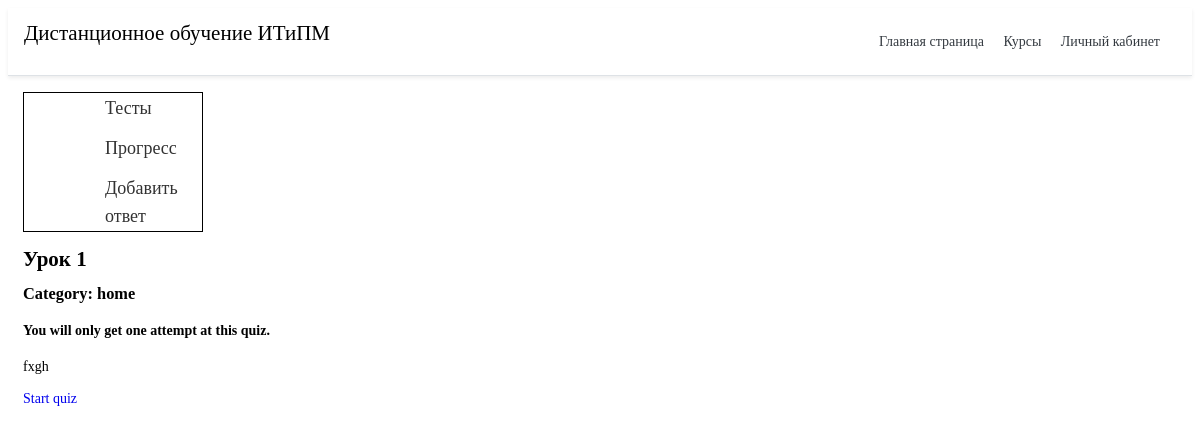
/test/1/ (signed in), run on an earlier commit of the app's database.
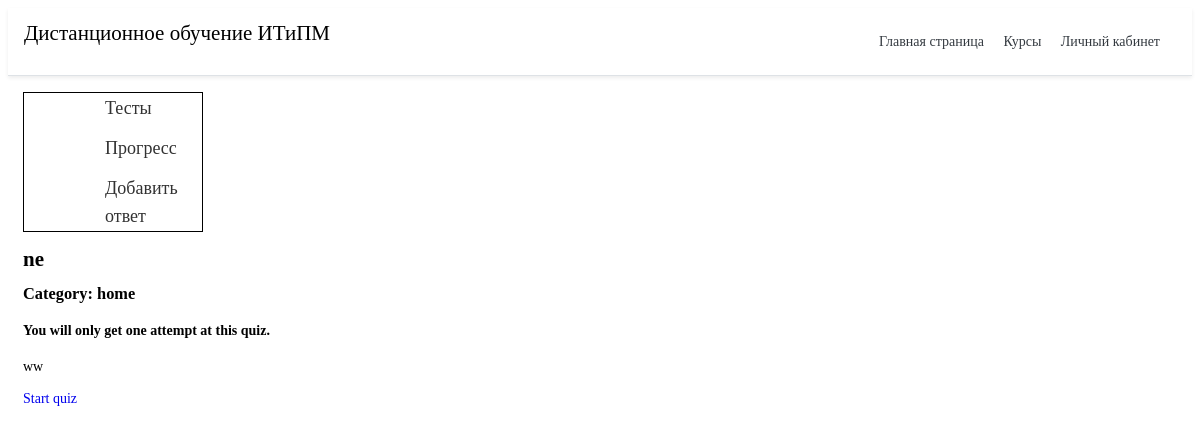
And on a later commit of the database.
### quiz/models.py (models this page shows, shortened)
class Quiz(models.Model):
    title = models.CharField(
        verbose_name=_("Название"),
        max_length=60, blank=False)
    description = models.TextField(
        verbose_name=_("Описание"),
        blank=True, help_text=_("a description of the quiz"))
    url = models.SlugField(
        max_length=60, blank = False,
        help_text=_("Введите ссылку"),
        verbose_name=_("Ссылка теста")
    )
    category = models.ForeignKey(
        Category, null=True, blank=True,
        verbose_name=_("Категория"), on_delete=models.CASCADE)
    random_order = models.BooleanField(
        blank=False, default=False,
        verbose_name=_("Перемешать вопросы"))
    max_questions = models.PositiveIntegerField(
        blank=True, null=True, verbose_name=_("Количество вопросов"),
        help_text=_("Количество вопросов, на которые ужно ответить при каждой попытке."))
    answers_at_end = models.BooleanField(
        blank=False, default=False,
        help_text=_("Правильный ответ не отображается после вопроса."
                    " Ответы отображаются в конце."),
        verbose_name=_("Ответы отображаются в конце"))
    exam_paper = models.BooleanField(
        blank=False, default=False,
        help_text=_("Если да, то результат каждой попытки"
                    " пользователя будет сохранен. Необходимо для маркировки."),
        verbose_name=_("Экзамен"))
    single_attempt = models.BooleanField(
        blank=False, default=False,
        help_text=_("Если включенно, то можно пройти только одну попытку"),
        verbose_name=_("Одна попытка")
    )
    pass_mark = models.SmallIntegerField(
        blank=True, default=0,
        verbose_name=_("Минимальный процент"),
        help_text=_("Процент для минимального прохождения теста."),
        validators=[MaxValueValidator(100)])
    success_text = models.TextField(
        blank=True, help_text=_("При неправельном прохождение теста"),
        verbose_name=_("Отображается, если пользователь"
                       " проходит тест")
    )
    fail_text = models.TextField(
        verbose_name=_("При неправельном прохождение теста"),
        blank=True,
        help_text=_("Отображается, если пользователь"
                    "не проходит тест.")
    )
    draft = models.BooleanField(
        blank=True, default=False,
        verbose_name=_("Проект"),
        help_text=_("Если да, то тест не отображается"
                    "в списке викторин и может быть только"
                    "взято пользователями, которые могут редактировать тест."))
    class Meta:
        verbose_name = _("Тест")
        verbose_name_plural = _("Тесты")

class Category(models.Model):
    category = models.CharField(
        verbose_name=_("Category"),
        max_length=250, blank=True,
        unique=True, null=True)
    objects = CategoryManager()
    class Meta:
        verbose_name = _("Категория")
        verbose_name_plural = _("Категории")
    def __str__(self):
        return self.category

### quiz/views.py (the view)
class QuizDetailView(DetailView):
    model = Quiz
    slug_field = 'url'
    def get(self, request, *args, **kwargs):
        self.object = self.get_object()
        if self.object.draft and not request.user.has_perm('quiz.change_quiz'):
            raise PermissionDenied
        context = self.get_context_data(object=self.object)
        return self.render_to_response(context)

### quiz/templates/quiz/quiz_detail.html (shortened to what this page needs)
{% extends 'main/base.html' %}
{% load i18n %}
{% block content %}
<div class="menu_gl">
	<ul class="menu">
	   <ul class="navbar-nav rm-auto">
        {% if user.is_authenticated %}
        <li class="nav-tem" style="color:gray">
          <a href="{% url 'quiz_index' %}" class="nav-link">Тесты</a>
        </li>
        <li class="nav-tem" style="color:gray">
            <a href="{% url 'quiz_progress' %}" class="nav-link">Прогресс</a>
          </li>
        <li class="nav-tem" style="color:gray">
            <a href="{% url 'add_answer' %}" class="nav-link">Добавить ответ</a>
          </li>
        {% endif %}
      </ul>
</div>
<h2>{{ quiz.title }}</h2>
<h3>{% trans "Category" %}: {{ quiz.category }}</h3>
{% if quiz.single_attempt %}
  <h4>{% trans "You will only get one attempt at this quiz" %}.</h4>
{% endif %}
<p>{{ quiz.description }}</p>
<p>
  <a href="{% url 'quiz_question' quiz_name=quiz.url %}">
	{% trans "Start quiz" %}
  </a>
</p>
{% endblock %}

What changed in the data, as far as the page shows it:
removed Quiz: title "Урок 1", category "home", description "fxgh"
added Quiz: title "ne", category "home", description "ww"
